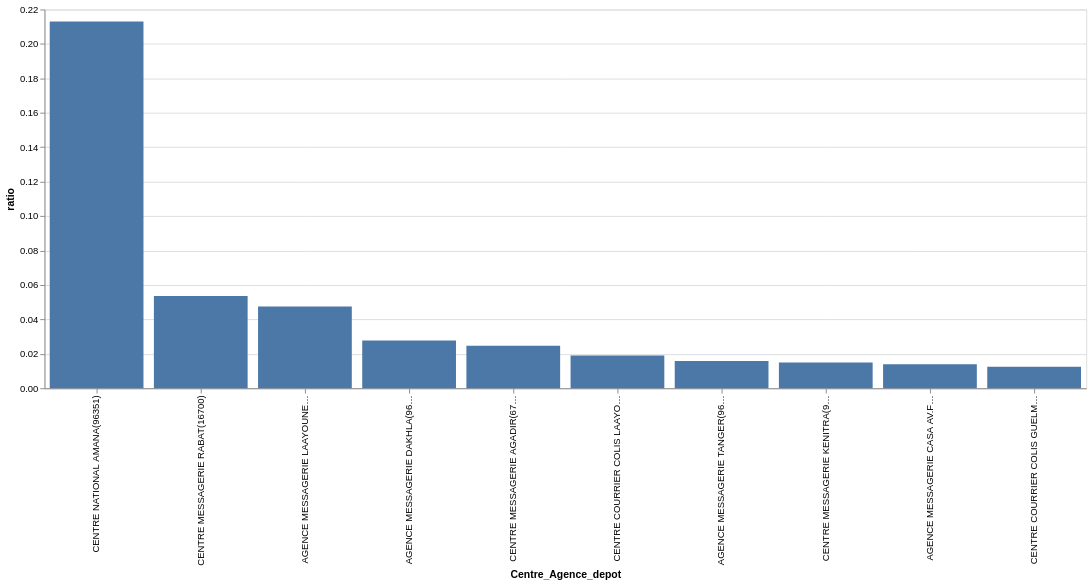

The notebook cell this image was saved under:
### Code cell
df = (
    fields
    # .filter(Centre_Agence_depot="AGENCE AM MARRAKECH GUELIZ(96614)")
    .filter(
        pl.col("Cab").is_in(
            set(
                operations.sort(
                    pl.col("Heure_Syst_Oper").first().over("id"),
                    pl.col("Heure_Syst_Oper"),
                ).pipe(complete_operations, end_states=["liv"])["cab"]
            )
        )
    )
    .group_by("Centre_Agence_depot", maintain_order=True)
    .len()
    .sort("len", descending=True)
    .with_columns(
        ratio=pl.col("len") / pl.col("len").sum(),
        cum_ratio=pl.col("len").cum_sum() / pl.col("len").sum(),
    )
    .head(10)
)

chart = (
    alt.Chart(df)
    .mark_bar()
    .encode(
        x=alt.X("Centre_Agence_depot:N", sort=None),
        y=alt.Y("ratio"),
        tooltip=[
            "len",
            "ratio",
            "cum_ratio",
        ],
    )
    .properties(width=1100, height=400)
)
chart

### Figure 1 — Vega-Lite specification as saved in the notebook (floating-point values rounded to 4 significant figures)
{"config": {"view": {"continuousWidth": 300, "continuousHeight": 300}}, "data": {"name": "data-58b89f07254a72ace713d71608a84da3"}, "mark": {"type": "bar"}, "encoding": {"tooltip": [{"field": "len", "type": "quantitative"}, {"field": "ratio", "type": "quantitative"}, {"field": "cum_ratio", "type": "quantitative"}], "x": {"field": "Centre_Agence_depot", "sort": null, "type": "nominal"}, "y": {"field": "ratio", "type": "quantitative"}}, "height": 400, "width": 1100, "$schema": "https://vega.github.io/schema/vega-lite/v6.4.1.json", "datasets": {"data-58b89f07254a72ace713d71608a84da3": [{"Centre_Agence_depot": "CENTRE NATIONAL AMANA(96351)", "len": 34998, "ratio": 0.213, "cum_ratio": 0.213}, {"Centre_Agence_depot": "CENTRE MESSAGERIE RABAT(16700)", "len": 8807, "ratio": 0.05359, "cum_ratio": 0.2665}, {"Centre_Agence_depot": "AGENCE MESSAGERIE LAAYOUNE(97051)", "len": 7803, "ratio": 0.04748, "cum_ratio": 0.314}, {"Centre_Agence_depot": "AGENCE MESSAGERIE DAKHLA(96371)", "len": 4564, "ratio": 0.02777, "cum_ratio": 0.3418}, {"Centre_Agence_depot": "CENTRE MESSAGERIE AGADIR(67400)", "len": 4052, "ratio": 0.02466, "cum_ratio": 0.3665}, {"Centre_Agence_depot": "CENTRE COURRIER COLIS LAAYOUNE(74400)", "len": 3137, "ratio": 0.01909, "cum_ratio": 0.3855}, {"Centre_Agence_depot": "AGENCE MESSAGERIE TANGER(96616)", "len": 2592, "ratio": 0.01577, "cum_ratio": 0.4013}, {"Centre_Agence_depot": "CENTRE MESSAGERIE KENITRA(96352)", "len": 2466, "ratio": 0.01501, "cum_ratio": 0.4163}, {"Centre_Agence_depot": "AGENCE MESSAGERIE CASA AV.FAR(96615)", "len": 2300, "ratio": 0.014, "cum_ratio": 0.4303}, {"Centre_Agence_depot": "CENTRE COURRIER COLIS GUELMIM(96622)", "len": 2052, "ratio": 0.01249, "cum_ratio": 0.4428}]}}
